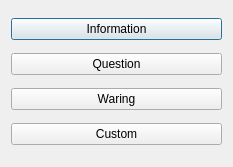
<?xml version="1.0" encoding="UTF-8"?>
<ui version="4.0">
 <class>Dialog</class>
 <widget class="QDialog" name="Dialog">
  <property name="geometry">
   <rect>
    <x>0</x>
    <y>0</y>
    <width>233</width>
    <height>167</height>
   </rect>
  </property>
  <property name="windowTitle">
   <string>Dialog</string>
  </property>
  <layout class="QVBoxLayout" name="verticalLayout">
   <item>
    <widget class="QPushButton" name="pushButton">
     <property name="text">
      <string>Information</string>
     </property>
    </widget>
   </item>
   <item>
    <widget class="QPushButton" name="pushButton_2">
     <property name="text">
      <string>Question</string>
     </property>
    </widget>
   </item>
   <item>
    <widget class="QPushButton" name="pushButton_3">
     <property name="text">
      <string>Waring</string>
     </property>
    </widget>
   </item>
   <item>
    <widget class="QPushButton" name="pushButton_4">
     <property name="text">
      <string>Custom</string>
     </property>
    </widget>
   </item>
  </layout>
 </widget>
 <layoutdefault spacing="6" margin="11"/>
 <resources/>
 <connections/>
</ui>
